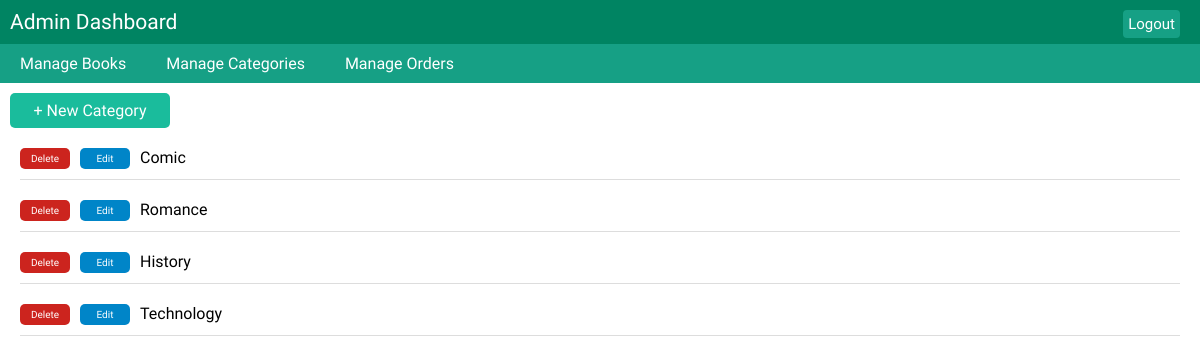
/AdMin007/cat-list.php (signed in), run on the app's committed database.
### tables this page shows
CREATE TABLE `categories` (
  `id` int(11) NOT NULL,
  `name` varchar(255) NOT NULL,
  `remark` text NOT NULL,
  `created_date` datetime NOT NULL,
  `modified_date` datetime NOT NULL
);

### AdMin007/cat-list.php (the view, shortened to what this page needs)
<!DOCTYPE html>
<html lang="en">
<head>
	<link rel="stylesheet" href="css/style.css">
</head>
<body>
	<div class="h1">
      Admin Dashboard
      <a href="logout.php">Logout</a>
    </div>
    <ul class="menu">
		<li><a href="book-list.php">Manage Books</a></li>
		<li><a href="cat-list.php">Manage Categories</a></li>
		<li><a href="orders.php">Manage Orders</a></li>
	</ul>
	<a href="cat-new.php" class="new"> + New Category</a>
	<?php
		$dbhost = "localhost";
		$dbuser = "root";
		$dbpass = "";
		$dbname = "mystore";
		$conn = mysqli_connect($dbhost, $dbuser, $dbpass);
		mysqli_select_db($conn, $dbname);
		$sql = "SELECT * FROM categories";
		$result = mysqli_query( $conn, $sql );
	 ?>
	 <ul class="list">
		 <?php while($row = mysqli_fetch_assoc($result)) : ?>
		 	<li title="<?php echo $row['remark'] ?>">
		 		<a href="cat-del.php?id=<?php echo $row['id'] ?>" class="del">Delete</a>
		 		<a href="cat-edit.php?id=<?php echo $row['id'] ?>" class="edit">Edit</a>
		 		<?php echo $row['name'] ?>
		 	</li>
		 <?php endwhile; ?>
	 </ul>
</body>
</html>

### AdMin007/css/style.css (style rules this page uses)
html { margin: 0px; padding: 0px; }
body { font-family: 'Philosopher', sans-serif; width: 100%; background: #fff; margin: 0px; padding: 0px; }
.h1 { padding: 10px; font-size: 21px; background: #008462; margin: 0; color: #fff; }
.h1 a { display: block; float: right; text-decoration: none; color: #fff; background: #16A085; font-size: 15px; margin-right: 10px; border-radius: 4px; padding: 5px; }
ul.menu { list-style: none; margin: 0; padding: 0; overflow: hidden; background: #16A085; }
ul.menu li { float: left; }
ul.menu a { display: block; padding: 10px 20px; text-decoration: none; color: #fff; }
ul.list { list-style: none; margin: 20px; padding: 0; }
ul.list li { overflow: hidden; border-bottom: 1px solid #ddd; padding-bottom: 10px; margin-bottom: 20px; }
ul.list a { text-decoration: none; }
a.new { display: block; padding: 8px 0; background: #1ABC9C; text-align: center; width: 160px; margin: 10px; color: #fff; border-radius: 5px; text-decoration: none; }
a.del { float: left; display: block; padding: 5px 0; font-size: 10px; background: #cc241e; text-align: center; width: 50px; margin-right: 10px; color: #fff; border-radius: 5px; text-decoration: none; }
a.edit { float: left; display: block; padding: 5px 0; font-size: 10px; background: #0085c8; text-align: center; width: 50px; margin-right: 10px; color: #fff; border-radius: 5px; text-decoration: none; }

### data on the page
categories: name "Comic"
categories: name "Romance"
categories: name "History"
categories: name "Technology"
